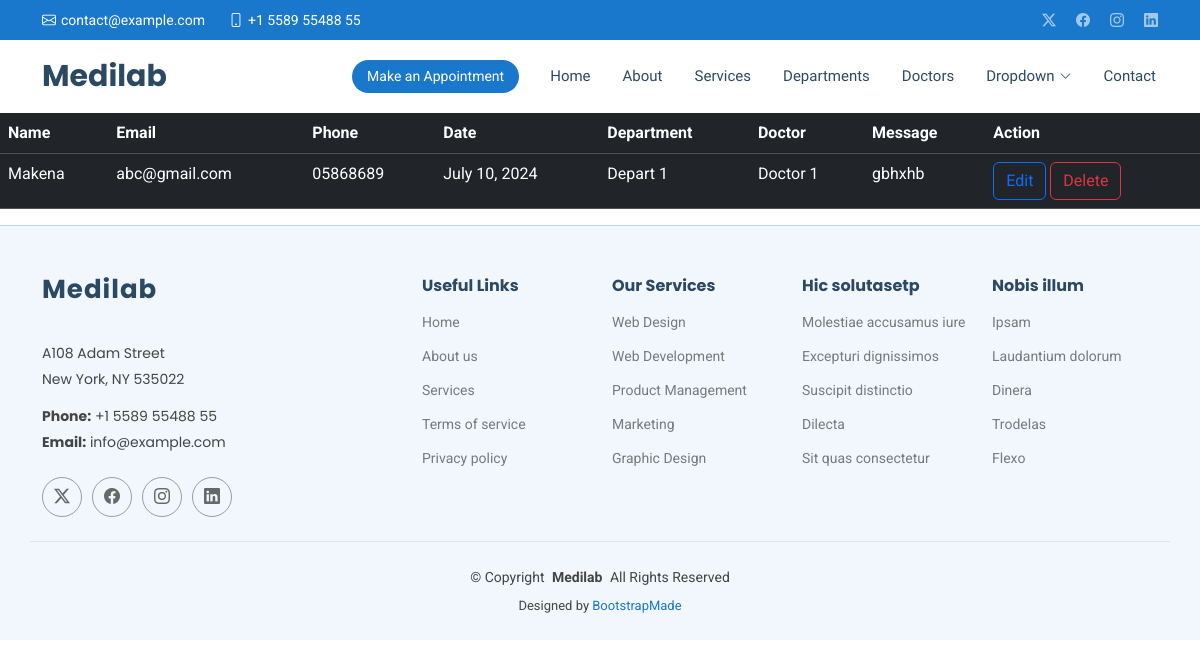
Before: /show/ with the older database file.
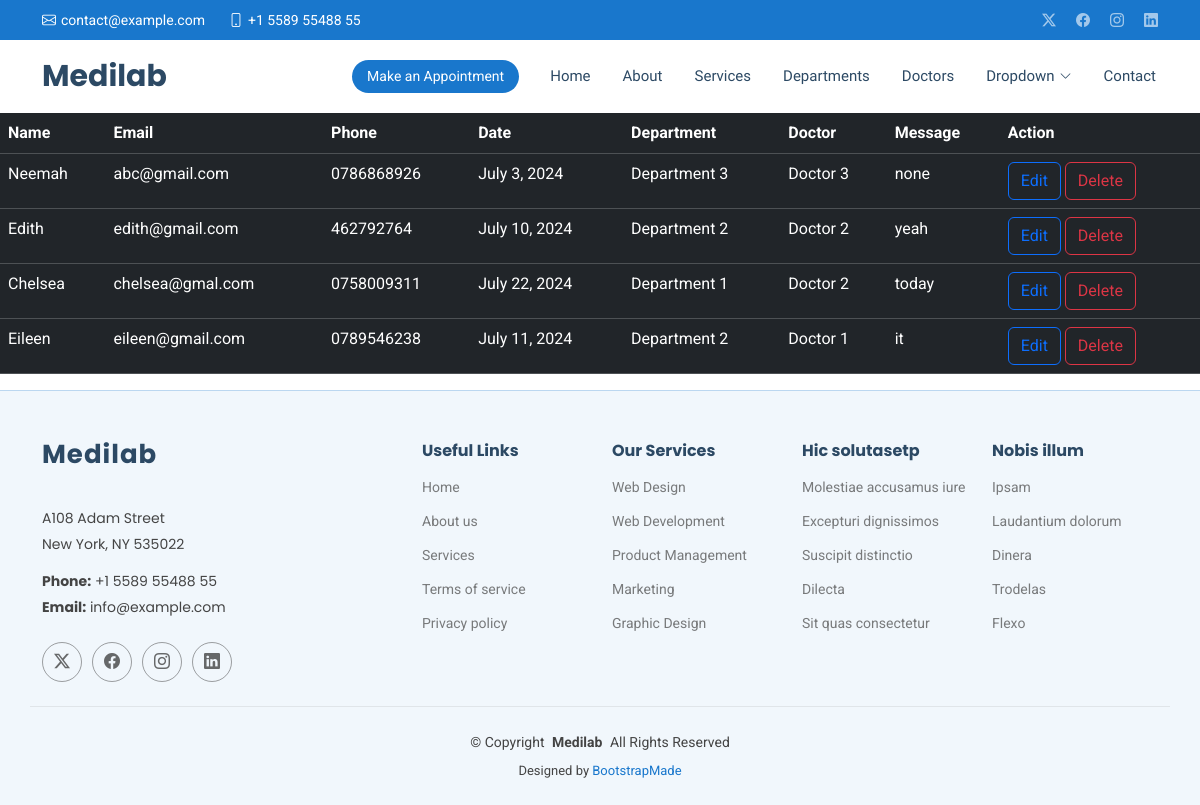
After: the same page with the newer database file.
### MedilabApp/models.py (models this page shows, shortened)
class Appointment(models.Model):
    name = models.CharField(max_length=200)
    email = models.EmailField()
    message = models.TextField()
    phone = models.CharField(max_length=10)
    doctor = models.CharField(max_length=10)
    department = models.CharField(max_length=20)
    date = models.DateField()

### MedilabApp/views.py (the view)
# urls.py: path('show/', views.show, name='show'),
def show(request):
    data = Appointment.objects.all()
    return render(request, 'show.html', {'appointment': data})

### templates/show.html
{% extends 'starter-page.html' %}
{% load static %}
{% block body %}
    <table class="table table-dark  table-hover">
    <tr>
        <th>Name</th>
        <th>Email</th>
        <th>Phone</th>
        <th>Date</th>
        <th>Department</th>
        <th>Doctor</th>
        <th>Message</th>
        <th>Action</th>
    </tr>
{% for y in appointment %}
    <tr>
        <td>{{ y.name }}</td>
        <td>{{ y.email }}</td>
        <td>{{ y.phone }}</td>
        <td>{{ y.date }}</td>
        <td>{{ y.department }}</td>
        <td>{{ y.doctor }}</td>
        <td>{{ y.message }}</td>
        <td>
            <a href="/edit/{{ y.id }}" class="btn btn-outline-primary">Edit</a>
            <a href="/delete/{{ y.id }}" class="btn btn-outline-danger">Delete</a>
        </td>
    </tr>
    {% endfor %}
    </table>
{% endblock %}

### templates/starter-page.html (shortened to what this page needs)
<!DOCTYPE html>
<html lang="en">
<head>
{% load static %}
  <link href="{% static 'assets/vendor/bootstrap/css/bootstrap.min.css' %}" rel="stylesheet">
  <link href="{% static 'assets/vendor/bootstrap-icons/bootstrap-icons.css' %}" rel="stylesheet">
  <link href="{% static 'assets/vendor/aos/aos.css' %}" rel="stylesheet">
  <link href="{% static 'assets/vendor/fontawesome-free/css/all.min.css' %}" rel="stylesheet">
  <link href="{% static 'assets/vendor/glightbox/css/glightbox.min.css' %}" rel="stylesheet">
  <link href="{% static 'assets/vendor/swiper/swiper-bundle.min.css' %}" rel="stylesheet">
  <link href="{% static 'assets/css/main.css' %}" rel="stylesheet">
</head>
<body class="starter-page-page">
  <header id="header" class="header sticky-top">
    <div class="topbar d-flex align-items-center">
      <div class="container d-flex justify-content-center justify-content-md-between">
        <div class="contact-info d-flex align-items-center">
          <i class="bi bi-envelope d-flex align-items-center"><a href="mailto:contact@example.com">contact@example.com</a></i>
          <i class="bi bi-phone d-flex align-items-center ms-4"><span>+1 5589 55488 55</span></i>
        </div>
        <div class="social-links d-none d-md-flex align-items-center">
          <a href="#" class="twitter"><i class="bi bi-twitter-x"></i></a>
          <a href="#" class="facebook"><i class="bi bi-facebook"></i></a>
          <a href="#" class="instagram"><i class="bi bi-instagram"></i></a>
          <a href="#" class="linkedin"><i class="bi bi-linkedin"></i></a>
        </div>
      </div>
    </div>
    <div class="branding d-flex align-items-center">
      <div class="container position-relative d-flex align-items-center justify-content-between">
        <a href="index.html" class="logo d-flex align-items-center me-auto">
          <h1 class="sitename">Medilab</h1>
        </a>
        <nav id="navmenu" class="navmenu">
          <ul>
            <li><a href="{% url 'index' %}">Home</a></li>
            <li><a href="{% url 'about' %}">About</a></li>
            <li><a href="{% url 'services' %}">Services</a></li>
            <li><a href="#departments">Departments</a></li>
            <li><a href="{% url 'doctors' %}">Doctors</a></li>
            <li class="dropdown"><a href="#"><span>Dropdown</span> <i class="bi bi-chevron-down toggle-dropdown"></i></a>
            </li>
            <li><a href="#contact">Contact</a></li>
          </ul>
        </nav>
        <a class="cta-btn d-none d-sm-block" href="#appointment">Make an Appointment</a>
      </div>
    </div>
  </header>
  <main class="main">
 {% block body %}
 {% endblock %}
  </main>
  <footer id="footer" class="footer light-background">
    <div class="container footer-top">
      <div class="row gy-4">
        <div class="col-lg-4 col-md-6 footer-about">
          <a href="index.html" class="logo d-flex align-items-center">
            <span class="sitename">Medilab</span>
          </a>
          <div class="footer-contact pt-3">
            <p>A108 Adam Street</p>
            <p>New York, NY 535022</p>
            <p class="mt-3"><strong>Phone:</strong> <span>+1 5589 55488 55</span></p>
            <p><strong>Email:</strong> <span>info@example.com</span></p>
          </div>
          <div class="social-links d-flex mt-4">
            <a href=""><i class="bi bi-twitter-x"></i></a>
            <a href=""><i class="bi bi-facebook"></i></a>
            <a href=""><i class="bi bi-instagram"></i></a>
            <a href=""><i class="bi bi-linkedin"></i></a>
          </div>
        </div>
        <div class="col-lg-2 col-md-3 footer-links">
          <h4>Useful Links</h4>
          <ul>
            <li><a href="#">Home</a></li>
            <li><a href="#">About us</a></li>
            <li><a href="#">Services</a></li>
            <li><a href="#">Terms of service</a></li>
            <li><a href="#">Privacy policy</a></li>
          </ul>
        </div>
        <div class="col-lg-2 col-md-3 footer-links">
          <h4>Our Services</h4>
          <ul>
            <li><a href="#">Web Design</a></li>
            <li><a href="#">Web Development</a></li>
            <li><a href="#">Product Management</a></li>
            <li><a href="#">Marketing</a></li>
            <li><a href="#">Graphic Design</a></li>
          </ul>
        </div>
        <div class="col-lg-2 col-md-3 footer-links">
          <h4>Hic solutasetp</h4>
          <ul>
            <li><a href="#">Molestiae accusamus iure</a></li>
            <li><a href="#">Excepturi dignissimos</a></li>
            <li><a href="#">Suscipit distinctio</a></li>
            <li><a href="#">Dilecta</a></li>
            <li><a href="#">Sit quas consectetur</a></li>
          </ul>
        </div>
        <div class="col-lg-2 col-md-3 footer-links">
          <h4>Nobis illum</h4>
          <ul>
            <li><a href="#">Ipsam</a></li>
            <li><a href="#">Laudantium dolorum</a></li>
            <li><a href="#">Dinera</a></li>
            <li><a href="#">Trodelas</a></li>
            <li><a href="#">Flexo</a></li>
          </ul>
        </div>
      </div>
    </div>
    <div class="container copyright text-center mt-4">
      <p>© <span>Copyright</span> <strong class="px-1 sitename">Medilab</strong> <span>All Rights Reserved</span></p>
      <div class="credits">
        Designed by <a href="https://bootstrapmade.com/">BootstrapMade</a>
      </div>
    </div>
  </footer>
</body>
</html>

Changed rows visible on the page:
changed Appointment "abc@gmail.com": name "Makena" → "Neemah"; phone "05868689" → "0786868926"; date "July 10, 2024" → "July 3, 2024"; department "Depart 1" → "Department 3"; doctor "Doctor 1" → "Doctor 3"; message "gbhxhb" → "none"
added Appointment: name "Edith", email "edith@gmail.com", phone "462792764", date "July 10, 2024", department "Department 2", doctor "Doctor 2", message "yeah"
added Appointment: name "Chelsea", email "chelsea@gmal.com", phone "0758009311", date "July 22, 2024", department "Department 1", doctor "Doctor 2", message "today"
added Appointment: name "Eileen", email "eileen@gmail.com", phone "0789546238", date "July 11, 2024", department "Department 2", doctor "Doctor 1", message "it"
